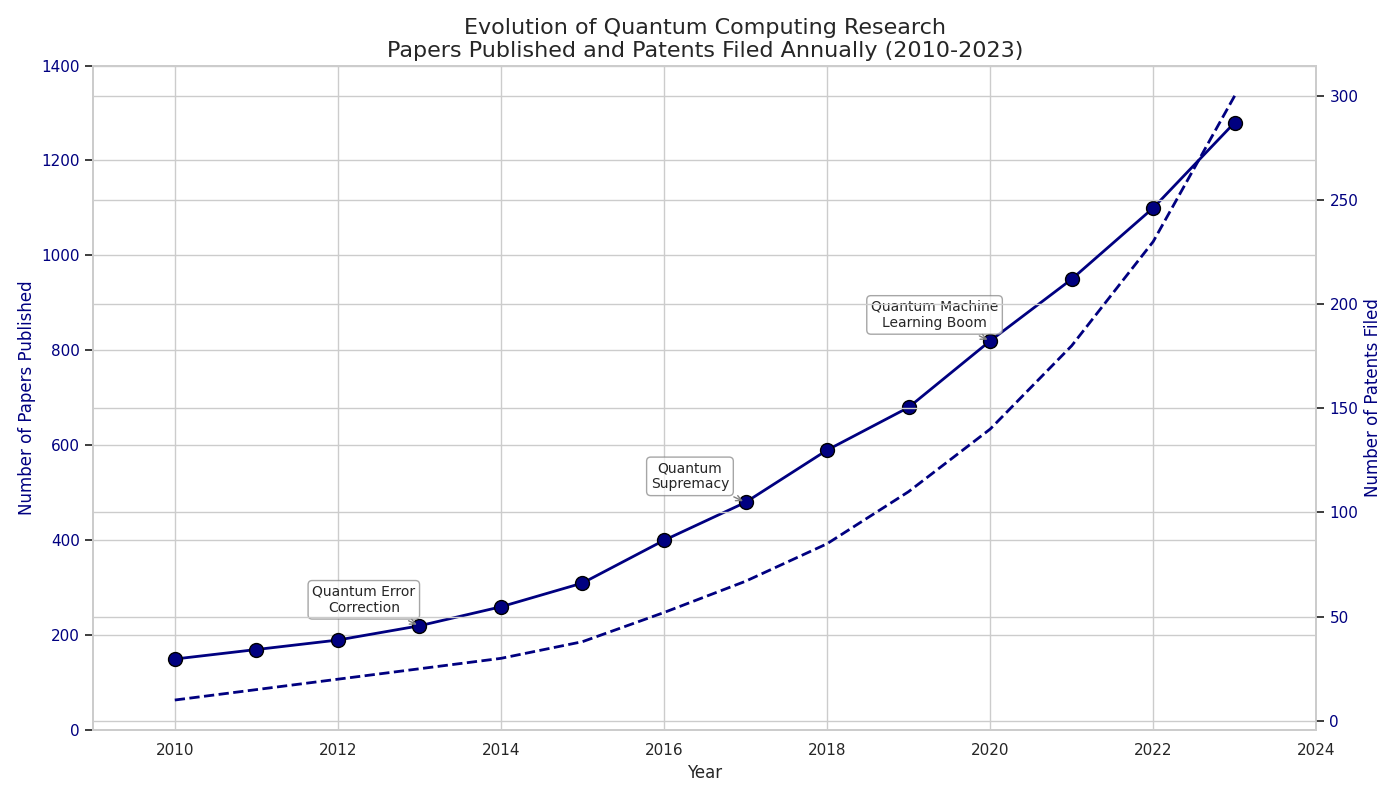

Reproduce this figure in Python.
import matplotlib.pyplot as plt
import numpy as np
from matplotlib.ticker import MaxNLocator

years = np.arange(2010, 2024)
papers_published = np.array([150, 170, 190, 220, 260, 310, 400, 480, 590, 680, 820, 950, 1100, 1280])
patents_filed = np.array([10, 15, 20, 25, 30, 38, 52, 67, 85, 110, 140, 180, 230, 300])

annotations = {
    2013: "Quantum Error\nCorrection",
    2017: "Quantum\nSupremacy",
    2020: "Quantum Machine\nLearning Boom"
}

fig, ax1 = plt.subplots(figsize=(14, 8))

single_color = 'navy'

ax1.scatter(years, papers_published, color=single_color, edgecolor='black', s=100, zorder=3)
ax1.plot(years, papers_published, linestyle='-', color=single_color, linewidth=2, zorder=2)

for year, label in annotations.items():
    ax1.annotate(label, 
                 (year, papers_published[year-2010]), 
                 textcoords="offset points", 
                 xytext=(-40,10), 
                 ha='center',
                 fontsize=10, 
                 bbox=dict(boxstyle="round,pad=0.3", edgecolor='gray', facecolor='white', alpha=0.7),
                 arrowprops=dict(arrowstyle='->', connectionstyle="arc3", color='gray'))

ax2 = ax1.twinx()
ax2.plot(years, patents_filed, color=single_color, linewidth=2, linestyle='--', zorder=1)
ax2.set_ylabel("Number of Patents Filed", fontsize=12, color=single_color)
ax2.tick_params(axis='y', labelcolor=single_color)

ax1.set_title("Evolution of Quantum Computing Research\nPapers Published and Patents Filed Annually (2010-2023)", fontsize=16)
ax1.set_xlabel("Year", fontsize=12)
ax1.set_ylabel("Number of Papers Published", fontsize=12, color=single_color)
ax1.tick_params(axis='y', labelcolor=single_color)

ax1.set_ylim(0, 1400)
ax1.set_xlim(years.min() - 1, years.max() + 1)
ax1.xaxis.set_major_locator(MaxNLocator(integer=True))

plt.tight_layout()
plt.show()
